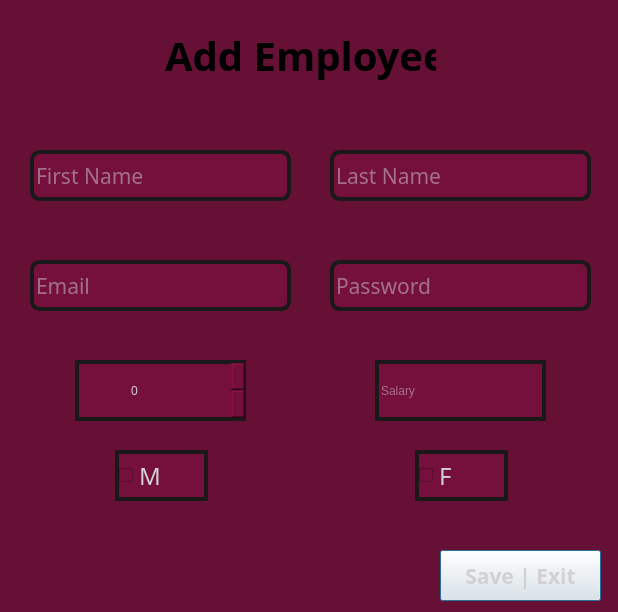
<?xml version="1.0" encoding="UTF-8"?>
<ui version="4.0">
 <class>UpdateEmployeeDialog</class>
 <widget class="QDialog" name="UpdateEmployeeDialog">
  <property name="geometry">
   <rect>
    <x>0</x>
    <y>0</y>
    <width>618</width>
    <height>612</height>
   </rect>
  </property>
  <property name="windowTitle">
   <string>Dialog</string>
  </property>
  <property name="styleSheet">
   <string notr="true">QDialog {
	background-color: rgb(102, 16, 53);
}
</string>
  </property>
  <widget class="QLineEdit" name="firstNameBox">
   <property name="geometry">
    <rect>
     <x>30</x>
     <y>150</y>
     <width>261</width>
     <height>51</height>
    </rect>
   </property>
   <property name="font">
    <font>
     <family>HP Simpified Jpan</family>
     <pointsize>16</pointsize>
     <italic>false</italic>
     <bold>false</bold>
    </font>
   </property>
   <property name="styleSheet">
    <string notr="true">QLineEdit {
	font: 16pt &quot;HP Simpified Jpan&quot;;
	border: 4px solid rgb(26, 24, 24);
	border-radius: 10px;
	background: rgb(117, 16, 60);
	color: rgb(209, 209, 209);
}</string>
   </property>
   <property name="placeholderText">
    <string>First Name</string>
   </property>
  </widget>
  <widget class="QPushButton" name="saveBtn">
   <property name="geometry">
    <rect>
     <x>440</x>
     <y>550</y>
     <width>161</width>
     <height>51</height>
    </rect>
   </property>
   <property name="font">
    <font>
     <family>HP Simplified Jpan</family>
     <pointsize>16</pointsize>
     <bold>true</bold>
    </font>
   </property>
   <property name="styleSheet">
    <string notr="true">QPushButton {
background: '#75103c';
color: rgb(209, 209, 209);
border: 4px solid '#1a1818';
}

QPushButton::hover {
background-color: rgb(84, 13, 43);
}</string>
   </property>
   <property name="text">
    <string>Save | Exit</string>
   </property>
  </widget>
  <widget class="QLineEdit" name="emailBox">
   <property name="geometry">
    <rect>
     <x>30</x>
     <y>260</y>
     <width>261</width>
     <height>51</height>
    </rect>
   </property>
   <property name="font">
    <font>
     <family>HP Simpified Jpan</family>
     <pointsize>16</pointsize>
     <italic>false</italic>
     <bold>false</bold>
    </font>
   </property>
   <property name="styleSheet">
    <string notr="true">QLineEdit {
	font: 16pt &quot;HP Simpified Jpan&quot;;
	border: 4px solid rgb(26, 24, 24);
	border-radius: 10px;
	background: rgb(117, 16, 60);
	color: rgb(209, 209, 209);
}</string>
   </property>
   <property name="placeholderText">
    <string>Email</string>
   </property>
  </widget>
  <widget class="QCheckBox" name="maleBox">
   <property name="geometry">
    <rect>
     <x>115</x>
     <y>450</y>
     <width>93</width>
     <height>51</height>
    </rect>
   </property>
   <property name="font">
    <font>
     <family>HP Simplified Jpan</family>
     <pointsize>18</pointsize>
    </font>
   </property>
   <property name="styleSheet">
    <string notr="true">QCheckBox {
	border: 4px solid rgb(26, 24, 24);
	background: rgb(117, 16, 60);
	color: rgb(209, 209, 209);
}</string>
   </property>
   <property name="text">
    <string>M</string>
   </property>
  </widget>
  <widget class="QSpinBox" name="ageBox">
   <property name="geometry">
    <rect>
     <x>75</x>
     <y>360</y>
     <width>171</width>
     <height>61</height>
    </rect>
   </property>
   <property name="styleSheet">
    <string notr="true">QSpinBox {
	border: 4px solid rgb(26, 24, 24);   
	padding-left: 50px;
	padding-top: 4px;
	padding-bottom: 4px;
	font: 700 16pt &quot;Roboto&quot;;
	background: rgb(117, 16, 60);
	color: rgb(209, 209, 209);
}</string>
   </property>
  </widget>
  <widget class="QLineEdit" name="salaryBox">
   <property name="geometry">
    <rect>
     <x>375</x>
     <y>360</y>
     <width>171</width>
     <height>61</height>
    </rect>
   </property>
   <property name="styleSheet">
    <string notr="true">QLineEdit {
	font: 16pt &quot;HP Simpified Jpan&quot;;
	border: 4px solid rgb(26, 24, 24);
	background: rgb(117, 16, 60);
	color: rgb(209, 209, 209);
}</string>
   </property>
   <property name="placeholderText">
    <string>Salary</string>
   </property>
  </widget>
  <widget class="QCheckBox" name="femaleBox">
   <property name="geometry">
    <rect>
     <x>415</x>
     <y>450</y>
     <width>93</width>
     <height>51</height>
    </rect>
   </property>
   <property name="font">
    <font>
     <family>HP Simplified Jpan</family>
     <pointsize>18</pointsize>
    </font>
   </property>
   <property name="styleSheet">
    <string notr="true">QCheckBox {
	border: 4px solid rgb(26, 24, 24);
	background: rgb(117, 16, 60);
	color: rgb(209, 209, 209);
}</string>
   </property>
   <property name="text">
    <string>F</string>
   </property>
  </widget>
  <widget class="QLineEdit" name="lastNameBox">
   <property name="geometry">
    <rect>
     <x>330</x>
     <y>150</y>
     <width>261</width>
     <height>51</height>
    </rect>
   </property>
   <property name="font">
    <font>
     <family>HP Simpified Jpan</family>
     <pointsize>16</pointsize>
     <italic>false</italic>
     <bold>false</bold>
    </font>
   </property>
   <property name="styleSheet">
    <string notr="true">QLineEdit {
	font: 16pt &quot;HP Simpified Jpan&quot;;
	border: 4px solid rgb(26, 24, 24);
	border-radius: 10px;
	background: rgb(117, 16, 60);
	color: rgb(209, 209, 209);
}</string>
   </property>
   <property name="placeholderText">
    <string>Last Name</string>
   </property>
  </widget>
  <widget class="QLabel" name="titleLabel">
   <property name="geometry">
    <rect>
     <x>165</x>
     <y>20</y>
     <width>271</width>
     <height>71</height>
    </rect>
   </property>
   <property name="font">
    <font>
     <family>HP Simplified Jpan</family>
     <pointsize>30</pointsize>
     <bold>true</bold>
    </font>
   </property>
   <property name="styleSheet">
    <string notr="true">QLabel {
color: '#ebebeb';
 background: '#75103c';
 color: '#e8e8e8';
 border: 4px solid '#1a1818';
 border-radius: 15px;
}

QLabel::hover {
background-color: rgb(84, 13, 43);
}</string>
   </property>
   <property name="text">
    <string>Add Employee</string>
   </property>
  </widget>
  <widget class="QLineEdit" name="passBox">
   <property name="geometry">
    <rect>
     <x>330</x>
     <y>260</y>
     <width>261</width>
     <height>51</height>
    </rect>
   </property>
   <property name="font">
    <font>
     <family>HP Simpified Jpan</family>
     <pointsize>16</pointsize>
     <italic>false</italic>
     <bold>false</bold>
    </font>
   </property>
   <property name="styleSheet">
    <string notr="true">QLineEdit {
	font: 16pt &quot;HP Simpified Jpan&quot;;
	border: 4px solid rgb(26, 24, 24);
	border-radius: 10px;
	background: rgb(117, 16, 60);
	color: rgb(209, 209, 209);
}</string>
   </property>
   <property name="placeholderText">
    <string>Password</string>
   </property>
  </widget>
 </widget>
 <resources/>
 <connections/>
</ui>
